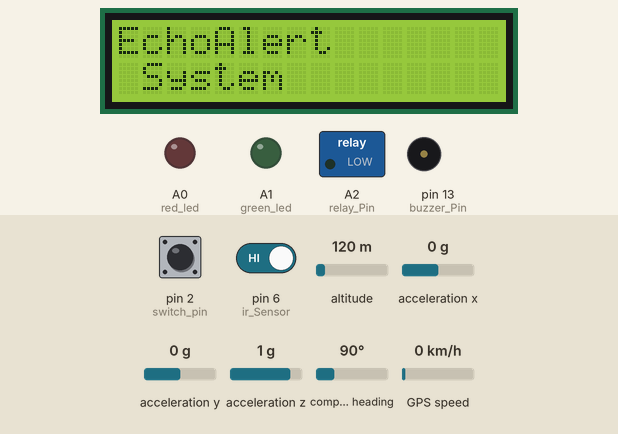
Recording of a sketch running on a simulated Arduino Uno, built with avr-gcc and run on an emulated ATmega328P. Parts: 16×2 character LCD, switched loads named in the sketch (green lamp = pin HIGH), output pins drawn as LEDs (lit = HIGH), buzzer (waves = sounding). Wiring (inferred from the names in the program): ADXL345 accelerometer at I2C address 0x53. The inputs (shaded band) are chosen by the test bench; at power-on: pin 2 (switch_pin) LOW, pin 6 (ir_Sensor) HIGH, altitude 120 m, acceleration x 0 g, acceleration y 0 g, acceleration z 1 g, compass heading 90°, GPS speed 0 km/h. The GPS gets a fix after 3 s at 37.7749, -122.4194 with 8 satellites; the modem accepts every AT command (registered, SIM ready, sends succeed) and sends nothing else; pins used as bus, display or sensor lines are not drawn; what the sketch prints to the serial monitor is not drawn.

Above: at 2.67 s.
3.4 s: pin 2 (switch_pin) pulled HIGH for 1 s
At 6.0 s:
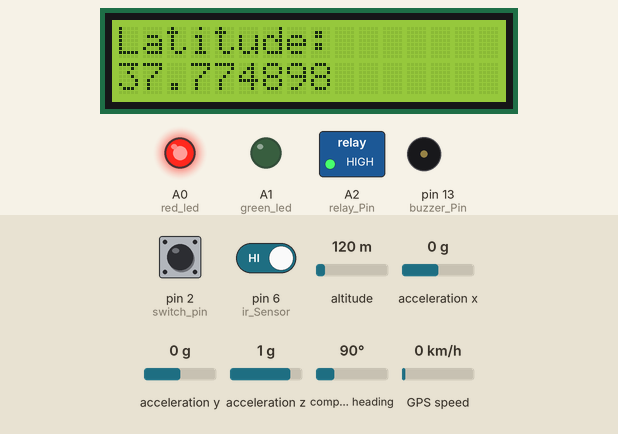
At 6.9 s:
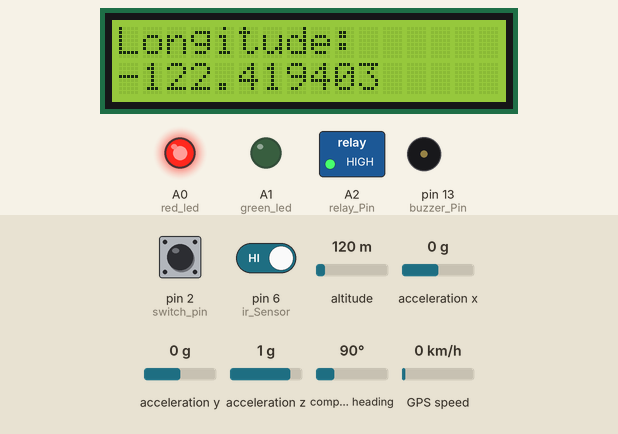
Timing chart, 0 to 8.4 s (numbered marks = the images above; inputs shaded):
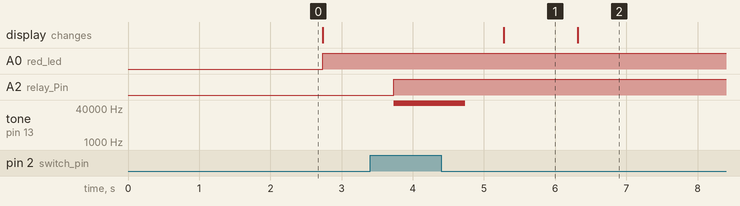

The sketch:

HornControlHardware.ino
```cpp
#include <LiquidCrystal_I2C.h>
#include <TinyGPS.h>
#include <SoftwareSerial.h>
#include <Wire.h>

// Define LCD object
LiquidCrystal_I2C lcd(0x27, 16, 2);

String vehicleNumber = "MH15AB1001";

const int relay_Pin = A2;
const int buzzer_Pin = 13;
const int ir_Sensor = 6;
const int alcohol_Sensor = 11;
const int vibration_Sensor = 12;
const int red_led = A0;
const int green_led = A1;
const int switch_pin = 2;

int buttonState = 0;
bool ir_status = LOW;
bool alcohol_Status = LOW;
bool vibration_Status = LOW;
bool switch_status = LOW;
bool vibration_status = LOW;
bool car_start = LOW;

SoftwareSerial gpsSerial( 3,4);
TinyGPS gps;
float lat = 20.00985396236794, lon = 73.76461088769238;

int ADXL345 = 0x53;
float X_out, Y_out, Z_out;
float threshold_speed = 1.0;

int p, count=0;
char unit[1];
int spd=0;

void setup() {
  Serial.begin(9600);
  pinMode(relay_Pin, OUTPUT);
  pinMode(buzzer_Pin, OUTPUT);
  pinMode(ir_Sensor, INPUT);
  pinMode(alcohol_Sensor, INPUT);
  pinMode(vibration_Sensor, INPUT);
  pinMode(red_led, OUTPUT);
  pinMode(green_led, OUTPUT);
  gpsSerial.begin(9600);

  lcd.begin(16, 2);
  lcd.backlight();

  lcd.print("EchoAlert ");
  lcd.setCursor(0, 1);
  lcd.print(" System");
  delay(2000);
  digitalWrite(relay_Pin, LOW);
  digitalWrite(red_led, LOW);
  digitalWrite(green_led, LOW);
  digitalWrite(buzzer_Pin, HIGH);
  Wire.begin();
  Wire.beginTransmission(ADXL345);
  Wire.write(0x2D);
  Wire.write(8);
  Wire.endTransmission();
  delay(10);
}

void prtv()
{
  //Serial.print("Vehicle Number:");
  Serial.println(vehicleNumber);
  delay(500);

  getLocation();

  if(Serial.available())
  {
    Serial.readBytes(unit,1); // Read into 'unit'
    p=atoi(unit);             // Store in 'p'
    if(p==1)
    {
      // read the state of the pushbutton value:
      switch_status = digitalRead(switch_pin);
      // check if the pushbutton is pressed.
      // if it is, the buttonState is HIGH:
      if(switch_status == HIGH)
      {
        // turn Buzzer on:
        //digitalWrite(buzzPin2, LOW);

            //iterate over the notes of the melody
            switch_status = digitalRead(switch_pin);
            if(switch_status == HIGH)
            {
              tone(switch_pin, -1, 0);
              delay(1000);
              noTone(switch_pin);
              digitalWrite(switch_pin, HIGH);
            }


      }
      else
      {
        // turn Buzzer off:
        digitalWrite(buzzer_Pin, LOW);
      }
      spd=getSpeed();
      if(spd==1)
      {
        // turn Buzzer on:
        digitalWrite(buzzer_Pin, HIGH);
        delay(500);
        // turn Buzzer off:
        digitalWrite(buzzer_Pin, LOW);

        // Check if speed is high and send message
        SendMessage();
      }
      else
      {
        delay(500);
      }
    }
    else
    {
      // read the state of the pushbutton value:
      switch_status = digitalRead(switch_pin);
      // check if the pushbutton is pressed.
      // if it is, the buttonState is HIGH:
      if(switch_status == HIGH)
      {
              tone(switch_pin, -1, 0);
              delay(1000);
              noTone(switch_pin);
              digitalWrite(switch_pin, HIGH);
      }
      else
      {
        // turn Buzzer off:
        digitalWrite(buzzer_Pin, LOW);
      }
      getSpeed();
    }
    Serial.flush();
  }
  else
  {
    // read the state of the pushbutton value:
    switch_status = digitalRead(switch_pin);
    if(switch_status == HIGH)
    {
              tone(switch_pin, -1, 0);
              delay(1000);
              noTone(switch_pin);
              digitalWrite(switch_pin, HIGH);
    }
    else
    {
      // turn Buzzer off:
      digitalWrite(buzzer_Pin, LOW);
    }
    getSpeed();
  }
}
void loop() {

  prtv();

  ir_status = digitalRead(ir_Sensor);
  delay(100);

  if (ir_status == LOW) {
    digitalWrite(buzzer_Pin, HIGH);
    delay(200);
    lcd.clear();
    lcd.print("Seat Belt");
    lcd.setCursor(0, 1);
    lcd.print("Detected");
    delay(1000);

    alcohol_Status = digitalRead(alcohol_Sensor);
    delay(100);

    if (alcohol_Status == HIGH) {
      digitalWrite(buzzer_Pin, HIGH);
      delay(200);
      lcd.clear();
      lcd.print("Alcohol not");
      lcd.setCursor(0, 1);
      lcd.print("Detected");
      delay(500);
      lcd.clear();
      lcd.print("Vehicle start");

      digitalWrite(red_led, LOW);
      digitalWrite(green_led, HIGH);

      while (1) {
        vibration_status = digitalRead(vibration_Sensor);
        delay(100);
        if (vibration_status == HIGH) {
          digitalWrite(relay_Pin, LOW);
          delay(100);
          while (1) {
            SendMessage();
          }
        }

        if (car_start == LOW) {
          lcd.clear();
          lcd.print("Press the switch");
          delay(100);
        }

        switch_status = digitalRead(switch_pin);
        delay(100);

        if (switch_status == HIGH) {
          digitalWrite(relay_Pin, HIGH);
          delay(100);
          lcd.clear();
          lcd.print("Vehicle start");
          delay(500);
          car_start = HIGH;
        }
      }
    } else {
      digitalWrite(buzzer_Pin, LOW);
      delay(200);
      lcd.clear();
      lcd.print("Alcohol");
      lcd.setCursor(0, 1);
      lcd.print("Detected");
      digitalWrite(red_led, HIGH);
      digitalWrite(green_led, LOW);
      delay(500);
    }
  } else {
    lcd.clear();
    lcd.print("Seat Belt");
    lcd.setCursor(0, 1);
    lcd.print("not Detected");
    digitalWrite(buzzer_Pin, LOW);
    digitalWrite(red_led, HIGH);
    digitalWrite(green_led, LOW);
    delay(1000);
  }

  digitalWrite(relay_Pin, HIGH);
  if(relay_Pin==HIGH)
  {
    prtv();
  }


  switch_status = digitalRead(switch_pin);
  if (switch_status == HIGH)
   {
    tone(buzzer_Pin, -1, 0);
    delay(1000);
    noTone(buzzer_Pin);
    digitalWrite(buzzer_Pin, LOW);
  } else {
    digitalWrite(buzzer_Pin, HIGH);
  }
  prtv();
}


void getLocation() {
  while (gpsSerial.available()) {
    if (gps.encode(gpsSerial.read())) {
      gps.f_get_position(&lat, &lon);
      lcd.clear();
      lcd.print("Latitude:");
      lcd.setCursor(0, 1);
      lcd.print(lat, 6);
      Serial.print("LAT : ");
      delay(1000);
      lcd.clear();
      lcd.print("Longitude:");
      lcd.setCursor(0, 1);
      lcd.print(lon, 6);
      Serial.print("LONG : ");
      SendMessage();
    }
  }

  String latitude = String(lat, 6);
  String longitude = String(lon, 6);
  Serial.print("Latitude:");
  Serial.println(latitude);
  Serial.print("Longitude:");
  Serial.println(longitude);
}

int getSpeed() {
  Wire.beginTransmission(ADXL345);
  Wire.write(0x32);
  Wire.endTransmission(false);
  Wire.requestFrom(ADXL345, 6, true);
  X_out = (Wire.read() | Wire.read() << 8);
  X_out = X_out / 256;
  Y_out = (Wire.read() | Wire.read() << 8);
  Y_out = Y_out / 256;
  Z_out = (Wire.read() | Wire.read() << 8);
  Z_out = Z_out / 256;

  float speed = sqrt(X_out * X_out + Y_out * Y_out + Z_out * Z_out);

  if (speed > threshold_speed) {
    Serial.print("Speed : ");
    Serial.println("High");
    digitalWrite(buzzer_Pin, HIGH);
    return 1;
  } else {
    Serial.print("Speed : ");
    Serial.println("LOW");
    digitalWrite(buzzer_Pin, LOW);
    return 0;
  }
}

void SendMessage() {
  gpsSerial.println("AT+CMGF=1");
  delay(1000);
  gpsSerial.println("AT+CMGS=\"+919325173442\"\r");
  delay(1000);
  gpsSerial.println("Speed Exceeded in Honking Zone");
  gpsSerial.println("Latitude:");
  gpsSerial.println((lat * 0.000001), 6);
  gpsSerial.println("Longitude:");
  gpsSerial.println((lon * 0.000001), 6);
  delay(100);
  gpsSerial.println((char)26);
  delay(1000);
}
```

Measured:
- after the input at 3.4 s, tone on pin 13 (buzzer_Pin): silent → 65535 Hz after 0.34 s, → silent 1.0 s later
- what the display in image 1 shows lasts 1.0 s, from 5.3 s to 6.3 s
